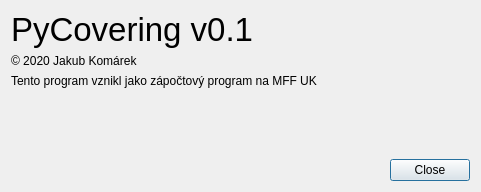
<?xml version="1.0" encoding="UTF-8"?>
<ui version="4.0">
 <class>Dialog</class>
 <widget class="QDialog" name="Dialog">
  <property name="geometry">
   <rect>
    <x>0</x>
    <y>0</y>
    <width>481</width>
    <height>192</height>
   </rect>
  </property>
  <property name="windowTitle">
   <string>PyCovering - About</string>
  </property>
  <layout class="QVBoxLayout" name="verticalLayout">
   <item>
    <widget class="QLabel" name="label">
     <property name="font">
      <font>
       <pointsize>25</pointsize>
      </font>
     </property>
     <property name="text">
      <string>PyCovering v0.1</string>
     </property>
    </widget>
   </item>
   <item>
    <widget class="QLabel" name="label_2">
     <property name="text">
      <string>© 2020 Jakub Komárek</string>
     </property>
    </widget>
   </item>
   <item>
    <widget class="QLabel" name="label_3">
     <property name="text">
      <string>Tento program vznikl jako zápočtový program na MFF UK</string>
     </property>
     <property name="wordWrap">
      <bool>true</bool>
     </property>
    </widget>
   </item>
   <item>
    <spacer name="verticalSpacer">
     <property name="orientation">
      <enum>Qt::Vertical</enum>
     </property>
     <property name="sizeHint" stdset="0">
      <size>
       <width>20</width>
       <height>40</height>
      </size>
     </property>
    </spacer>
   </item>
   <item>
    <widget class="QDialogButtonBox" name="buttonBox">
     <property name="orientation">
      <enum>Qt::Horizontal</enum>
     </property>
     <property name="standardButtons">
      <set>QDialogButtonBox::Close</set>
     </property>
    </widget>
   </item>
  </layout>
 </widget>
 <resources/>
 <connections>
  <connection>
   <sender>buttonBox</sender>
   <signal>clicked(QAbstractButton*)</signal>
   <receiver>Dialog</receiver>
   <slot>close()</slot>
   <hints>
    <hint type="sourcelabel">
     <x>240</x>
     <y>167</y>
    </hint>
    <hint type="destinationlabel">
     <x>240</x>
     <y>95</y>
    </hint>
   </hints>
  </connection>
 </connections>
</ui>
